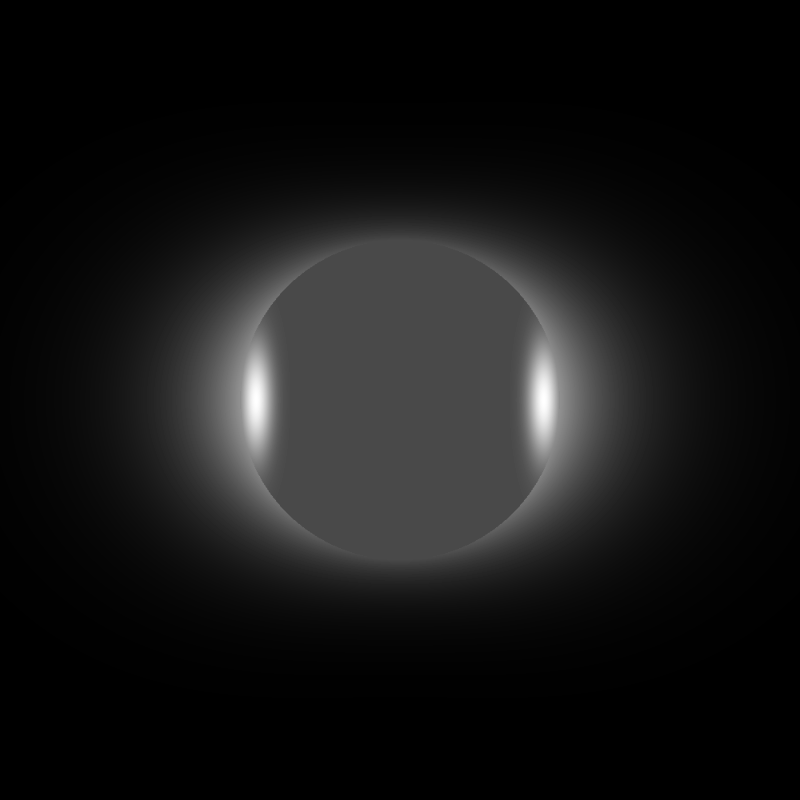
#> input picture Code_Generated_Image.png, 800 x 800 px, found by its file name
$ python gifGenerator.py
#> lines starting #> are read from the running program, lines starting #| are printed output that depends on the picture
import numpy as np
import matplotlib.pyplot as plt
from PIL import Image, ImageDraw

#-------------------------------------------------------------------------------------------------------------------------------------------------
"""Parameters"""
#-------------------------------------------------------------------------------------------------------------------------------------------------
solar_radius = 160
step = 5  # how far the moon moves each frame (smaller = smoother animation)
output_gif = "eclipse.gif"

#-------------------------------------------------------------------------------------------------------------------------------------------------
"""Functions"""
#-------------------------------------------------------------------------------------------------------------------------------------------------
def generateMoon(image, x, y, radius):
    """Draw a black circle (the moon) over the image and return it."""
    img_copy = image.copy()
    draw = ImageDraw.Draw(img_copy)
    draw.ellipse((x - radius, y - radius, x + radius, y + radius), fill=(0, 0, 0))
    return img_copy

#-------------------------------------------------------------------------------------------------------------------------------------------------
"""Main"""
#-------------------------------------------------------------------------------------------------------------------------------------------------
sun_21cm = Image.open('Code_Generated_Image.png').convert('RGB')
#> sun_21cm is the input picture: PIL image 800x800 RGB; min 0, max 255, mean 21.4
w, h = sun_21cm.size
#> w = 800; h = 800

generateMoon(sun_21cm,h/2, h/2, solar_radius).save("testImage.png")
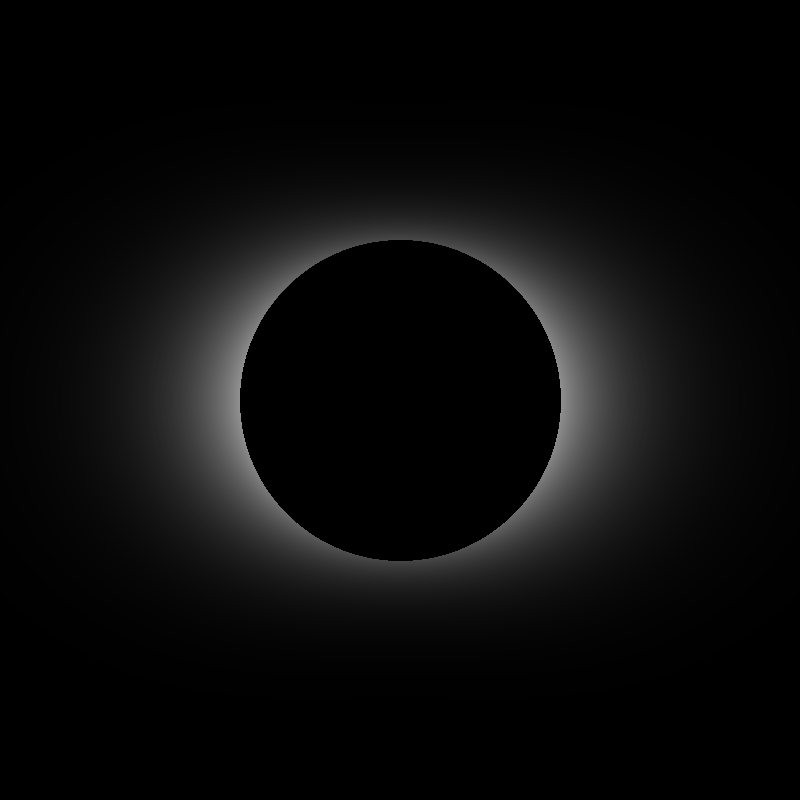
#> saved as testImage.png: PIL image 800x800 RGB; min 0, max 145, mean 10.9
'''
frames = []
# Move the moon across the Sun (left to right)
for i in range(0, max(w, h), step):
    x = i
    y = i
    frame = generateMoon(sun_21cm, x, y, solar_radius)
    frames.append(frame)
# Save as animated GIF
frames[0].save(
    output_gif,
    save_all=True,
    append_images=frames[1:],
    duration=50,   # ms per frame
    loop=0         # 0 = infinite loop
)

'''

print(f"✅ Eclipse animation saved as {output_gif}")

$ run again, with gemini_band.png copied over Code_Generated_Image.png
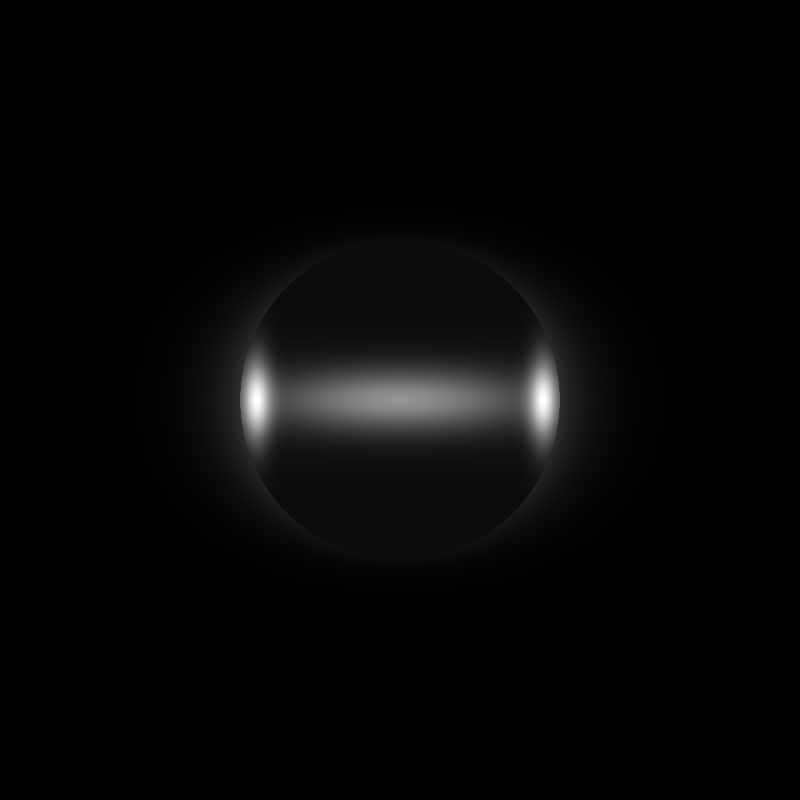
#> input picture gemini_band.png, 800 x 800 px, found by its file name
#> `generateMoon(sun_21cm,h/2, h/2, solar_radius).save("testImage.png")`:
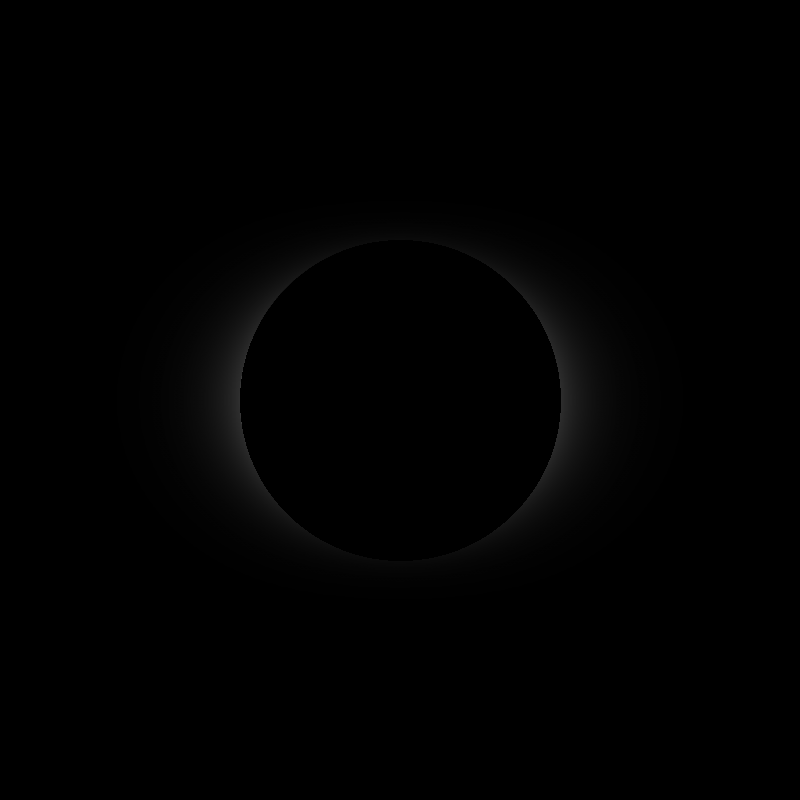
#> saved as testImage.png: PIL image 800x800 RGB; min 0, max 61, mean 1.2
